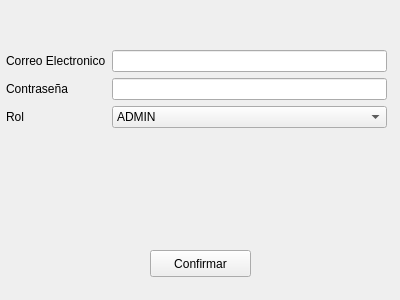
<?xml version="1.0" encoding="UTF-8"?>
<ui version="4.0">
 <class>SignUp</class>
 <widget class="QWidget" name="SignUp">
  <property name="geometry">
   <rect>
    <x>0</x>
    <y>0</y>
    <width>400</width>
    <height>300</height>
   </rect>
  </property>
  <property name="windowTitle">
   <string>Form</string>
  </property>
  <widget class="QPushButton" name="confirmButton">
   <property name="geometry">
    <rect>
     <x>150</x>
     <y>250</y>
     <width>101</width>
     <height>27</height>
    </rect>
   </property>
   <property name="text">
    <string>Confirmar</string>
   </property>
  </widget>
  <widget class="QWidget" name="formLayoutWidget">
   <property name="geometry">
    <rect>
     <x>6</x>
     <y>50</y>
     <width>381</width>
     <height>101</height>
    </rect>
   </property>
   <layout class="QFormLayout" name="formLayout">
    <item row="0" column="0">
     <widget class="QLabel" name="correoElectronicoLabel">
      <property name="text">
       <string>Correo Electronico</string>
      </property>
     </widget>
    </item>
    <item row="0" column="1">
     <widget class="QLineEdit" name="correoElectronicoLineEdit"/>
    </item>
    <item row="1" column="0">
     <widget class="QLabel" name="contraseALabel">
      <property name="text">
       <string>Contraseña</string>
      </property>
     </widget>
    </item>
    <item row="1" column="1">
     <widget class="QLineEdit" name="contraseALineEdit"/>
    </item>
    <item row="2" column="0">
     <widget class="QLabel" name="rolLabel">
      <property name="text">
       <string>Rol</string>
      </property>
     </widget>
    </item>
    <item row="2" column="1">
     <widget class="QComboBox" name="rolComboBox">
      <item>
       <property name="text">
        <string>ADMIN</string>
       </property>
      </item>
      <item>
       <property name="text">
        <string>USER</string>
       </property>
      </item>
      <item>
       <property name="text">
        <string>GUESS</string>
       </property>
      </item>
     </widget>
    </item>
   </layout>
  </widget>
  <widget class="QLabel" name="info">
   <property name="geometry">
    <rect>
     <x>7</x>
     <y>170</y>
     <width>381</width>
     <height>71</height>
    </rect>
   </property>
   <property name="text">
    <string/>
   </property>
  </widget>
 </widget>
 <resources/>
 <connections/>
</ui>
